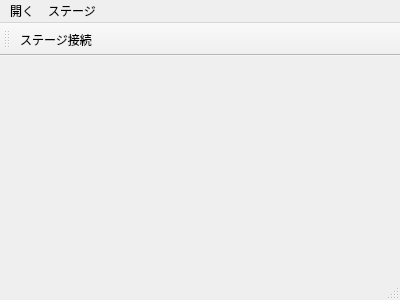
<?xml version="1.0" encoding="UTF-8"?>
<ui version="4.0">
 <class>MainWindow</class>
 <widget class="QMainWindow" name="MainWindow">
  <property name="geometry">
   <rect>
    <x>0</x>
    <y>0</y>
    <width>400</width>
    <height>300</height>
   </rect>
  </property>
  <property name="windowTitle">
   <string>MainWindow</string>
  </property>
  <widget class="QWidget" name="centralWidget"/>
  <widget class="QMenuBar" name="menuBar">
   <property name="geometry">
    <rect>
     <x>0</x>
     <y>0</y>
     <width>400</width>
     <height>22</height>
    </rect>
   </property>
   <widget class="QMenu" name="menu">
    <property name="title">
     <string>開く</string>
    </property>
    <addaction name="actionOpenSTL"/>
    <addaction name="actionOpenGCode"/>
   </widget>
   <widget class="QMenu" name="menu_2">
    <property name="title">
     <string>ステージ</string>
    </property>
    <addaction name="actionStageSetting"/>
   </widget>
   <addaction name="menu"/>
   <addaction name="menu_2"/>
  </widget>
  <widget class="QToolBar" name="mainToolBar">
   <attribute name="toolBarArea">
    <enum>TopToolBarArea</enum>
   </attribute>
   <attribute name="toolBarBreak">
    <bool>false</bool>
   </attribute>
   <addaction name="actionOpenStage"/>
  </widget>
  <widget class="QStatusBar" name="statusBar"/>
  <action name="actionOpenSTL">
   <property name="text">
    <string>Open STL File</string>
   </property>
  </action>
  <action name="actionOpenGCode">
   <property name="text">
    <string>Open GCode</string>
   </property>
  </action>
  <action name="actionStageSetting">
   <property name="text">
    <string>Stage setting</string>
   </property>
  </action>
  <action name="actionOpenStage">
   <property name="checkable">
    <bool>true</bool>
   </property>
   <property name="checked">
    <bool>false</bool>
   </property>
   <property name="text">
    <string>ステージ接続</string>
   </property>
   <property name="toolTip">
    <string>openStage</string>
   </property>
  </action>
 </widget>
 <layoutdefault spacing="6" margin="11"/>
 <resources/>
 <connections/>
</ui>
